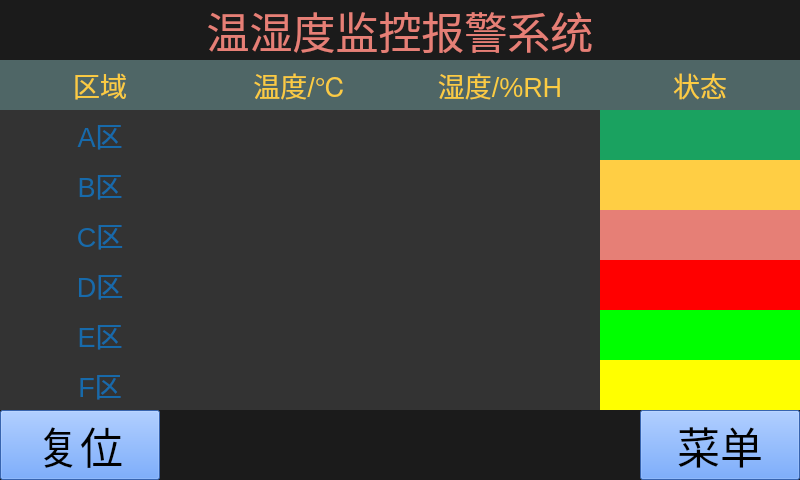
<?xml version="1.0" encoding="UTF-8"?>
<ui version="4.0">
 <class>HomePage</class>
 <widget class="QWidget" name="HomePage">
  <property name="geometry">
   <rect>
    <x>0</x>
    <y>0</y>
    <width>800</width>
    <height>480</height>
   </rect>
  </property>
  <property name="windowTitle">
   <string>HomePage</string>
  </property>
  <property name="styleSheet">
   <string notr="true">background-color: rgb(255, 255, 255);</string>
  </property>
  <widget class="QLabel" name="dStateLabel">
   <property name="geometry">
    <rect>
     <x>600</x>
     <y>260</y>
     <width>200</width>
     <height>50</height>
    </rect>
   </property>
   <property name="font">
    <font>
     <pointsize>20</pointsize>
    </font>
   </property>
   <property name="styleSheet">
    <string notr="true">background-color: rgb(51, 51, 51);
background-color: rgb(255, 0, 0);
color: rgb(124, 177, 74);</string>
   </property>
   <property name="text">
    <string/>
   </property>
   <property name="alignment">
    <set>Qt::AlignCenter</set>
   </property>
  </widget>
  <widget class="QLabel" name="label_31">
   <property name="geometry">
    <rect>
     <x>600</x>
     <y>60</y>
     <width>200</width>
     <height>50</height>
    </rect>
   </property>
   <property name="font">
    <font>
     <pointsize>20</pointsize>
    </font>
   </property>
   <property name="styleSheet">
    <string notr="true">font: 20pt &quot;Ubuntu&quot;;
color: rgb(251, 203, 67);
background-color: rgb(79, 102, 102);</string>
   </property>
   <property name="text">
    <string>状态</string>
   </property>
   <property name="alignment">
    <set>Qt::AlignCenter</set>
   </property>
  </widget>
  <widget class="QLabel" name="label_3">
   <property name="geometry">
    <rect>
     <x>0</x>
     <y>410</y>
     <width>800</width>
     <height>70</height>
    </rect>
   </property>
   <property name="font">
    <font>
     <pointsize>30</pointsize>
    </font>
   </property>
   <property name="styleSheet">
    <string notr="true">color: rgb(211, 219, 43);
background-color: rgb(27, 27, 27);</string>
   </property>
   <property name="text">
    <string/>
   </property>
   <property name="alignment">
    <set>Qt::AlignCenter</set>
   </property>
  </widget>
  <widget class="QLabel" name="fTemperatureLabel">
   <property name="geometry">
    <rect>
     <x>200</x>
     <y>360</y>
     <width>200</width>
     <height>50</height>
    </rect>
   </property>
   <property name="font">
    <font>
     <pointsize>20</pointsize>
    </font>
   </property>
   <property name="styleSheet">
    <string notr="true">background-color: rgb(51, 51, 51);
font: 20pt &quot;Ubuntu&quot;;
color: rgb(113, 170, 61);</string>
   </property>
   <property name="text">
    <string/>
   </property>
   <property name="alignment">
    <set>Qt::AlignCenter</set>
   </property>
  </widget>
  <widget class="QLabel" name="bHumidityLabel">
   <property name="geometry">
    <rect>
     <x>400</x>
     <y>160</y>
     <width>200</width>
     <height>50</height>
    </rect>
   </property>
   <property name="font">
    <font>
     <pointsize>20</pointsize>
    </font>
   </property>
   <property name="styleSheet">
    <string notr="true">background-color: rgb(51, 51, 51);
font: 20pt &quot;Ubuntu&quot;;
color: rgb(113, 170, 61);</string>
   </property>
   <property name="text">
    <string/>
   </property>
   <property name="alignment">
    <set>Qt::AlignCenter</set>
   </property>
  </widget>
  <widget class="QLabel" name="cStateLabel">
   <property name="geometry">
    <rect>
     <x>600</x>
     <y>210</y>
     <width>200</width>
     <height>50</height>
    </rect>
   </property>
   <property name="font">
    <font>
     <pointsize>20</pointsize>
    </font>
   </property>
   <property name="styleSheet">
    <string notr="true">background-color: rgb(51, 51, 51);
background-color: rgb(230, 127, 118);
color: rgb(124, 177, 74);</string>
   </property>
   <property name="text">
    <string/>
   </property>
   <property name="alignment">
    <set>Qt::AlignCenter</set>
   </property>
  </widget>
  <widget class="QLabel" name="label">
   <property name="geometry">
    <rect>
     <x>0</x>
     <y>0</y>
     <width>800</width>
     <height>60</height>
    </rect>
   </property>
   <property name="font">
    <font>
     <pointsize>32</pointsize>
    </font>
   </property>
   <property name="styleSheet">
    <string notr="true">background-color: rgb(27, 27, 27);
color: rgb(230, 127, 118);</string>
   </property>
   <property name="text">
    <string>温湿度监控报警系统</string>
   </property>
   <property name="alignment">
    <set>Qt::AlignCenter</set>
   </property>
  </widget>
  <widget class="QLabel" name="eTemperatureLabel">
   <property name="geometry">
    <rect>
     <x>200</x>
     <y>310</y>
     <width>200</width>
     <height>50</height>
    </rect>
   </property>
   <property name="font">
    <font>
     <pointsize>20</pointsize>
    </font>
   </property>
   <property name="styleSheet">
    <string notr="true">background-color: rgb(51, 51, 51);
font: 20pt &quot;Ubuntu&quot;;
color: rgb(113, 170, 61);</string>
   </property>
   <property name="text">
    <string/>
   </property>
   <property name="alignment">
    <set>Qt::AlignCenter</set>
   </property>
  </widget>
  <widget class="QLabel" name="eStateLabel">
   <property name="geometry">
    <rect>
     <x>600</x>
     <y>310</y>
     <width>200</width>
     <height>50</height>
    </rect>
   </property>
   <property name="font">
    <font>
     <pointsize>20</pointsize>
    </font>
   </property>
   <property name="styleSheet">
    <string notr="true">background-color: rgb(51, 51, 51);
background-color: rgb(0, 255, 0);
color: rgb(124, 177, 74);</string>
   </property>
   <property name="text">
    <string/>
   </property>
   <property name="alignment">
    <set>Qt::AlignCenter</set>
   </property>
  </widget>
  <widget class="QLabel" name="bStateLabel">
   <property name="geometry">
    <rect>
     <x>600</x>
     <y>160</y>
     <width>200</width>
     <height>50</height>
    </rect>
   </property>
   <property name="font">
    <font>
     <pointsize>20</pointsize>
    </font>
   </property>
   <property name="styleSheet">
    <string notr="true">background-color: rgb(51, 51, 51);
background-color: rgb(255, 206, 68);
color: rgb(124, 177, 74);</string>
   </property>
   <property name="text">
    <string/>
   </property>
   <property name="alignment">
    <set>Qt::AlignCenter</set>
   </property>
  </widget>
  <widget class="QLabel" name="cHumidityLabel">
   <property name="geometry">
    <rect>
     <x>400</x>
     <y>210</y>
     <width>200</width>
     <height>50</height>
    </rect>
   </property>
   <property name="font">
    <font>
     <pointsize>20</pointsize>
    </font>
   </property>
   <property name="styleSheet">
    <string notr="true">background-color: rgb(51, 51, 51);
font: 20pt &quot;Ubuntu&quot;;
color: rgb(113, 170, 61);</string>
   </property>
   <property name="text">
    <string/>
   </property>
   <property name="alignment">
    <set>Qt::AlignCenter</set>
   </property>
  </widget>
  <widget class="QLabel" name="label_10">
   <property name="geometry">
    <rect>
     <x>0</x>
     <y>210</y>
     <width>200</width>
     <height>50</height>
    </rect>
   </property>
   <property name="font">
    <font>
     <pointsize>20</pointsize>
    </font>
   </property>
   <property name="styleSheet">
    <string notr="true">background-color: rgb(51, 51, 51);
color: rgb(23, 106, 171);</string>
   </property>
   <property name="text">
    <string>C区</string>
   </property>
   <property name="alignment">
    <set>Qt::AlignCenter</set>
   </property>
  </widget>
  <widget class="QLabel" name="label_16">
   <property name="geometry">
    <rect>
     <x>0</x>
     <y>310</y>
     <width>200</width>
     <height>50</height>
    </rect>
   </property>
   <property name="font">
    <font>
     <pointsize>20</pointsize>
    </font>
   </property>
   <property name="styleSheet">
    <string notr="true">background-color: rgb(51, 51, 51);
color: rgb(23, 106, 171);</string>
   </property>
   <property name="text">
    <string>E区</string>
   </property>
   <property name="alignment">
    <set>Qt::AlignCenter</set>
   </property>
  </widget>
  <widget class="QLabel" name="dTemperatureLabel">
   <property name="geometry">
    <rect>
     <x>200</x>
     <y>260</y>
     <width>200</width>
     <height>50</height>
    </rect>
   </property>
   <property name="font">
    <font>
     <pointsize>20</pointsize>
    </font>
   </property>
   <property name="styleSheet">
    <string notr="true">background-color: rgb(51, 51, 51);
font: 20pt &quot;Ubuntu&quot;;
color: rgb(113, 170, 61);</string>
   </property>
   <property name="text">
    <string/>
   </property>
   <property name="alignment">
    <set>Qt::AlignCenter</set>
   </property>
  </widget>
  <widget class="QLabel" name="fHumidityLabel">
   <property name="geometry">
    <rect>
     <x>400</x>
     <y>360</y>
     <width>200</width>
     <height>50</height>
    </rect>
   </property>
   <property name="font">
    <font>
     <pointsize>20</pointsize>
    </font>
   </property>
   <property name="styleSheet">
    <string notr="true">background-color: rgb(51, 51, 51);
font: 20pt &quot;Ubuntu&quot;;
color: rgb(113, 170, 61);</string>
   </property>
   <property name="text">
    <string/>
   </property>
   <property name="alignment">
    <set>Qt::AlignCenter</set>
   </property>
  </widget>
  <widget class="QPushButton" name="menuPushButton">
   <property name="geometry">
    <rect>
     <x>640</x>
     <y>410</y>
     <width>160</width>
     <height>70</height>
    </rect>
   </property>
   <property name="font">
    <font>
     <family>Ubuntu</family>
     <pointsize>32</pointsize>
     <weight>50</weight>
     <italic>false</italic>
     <bold>false</bold>
    </font>
   </property>
   <property name="styleSheet">
    <string notr="true">background-color: rgb(77, 140, 245);
font: 32pt &quot;Ubuntu&quot;;
color: rgb(0, 0, 0);</string>
   </property>
   <property name="text">
    <string>菜单</string>
   </property>
  </widget>
  <widget class="QPushButton" name="resetPushButton">
   <property name="geometry">
    <rect>
     <x>0</x>
     <y>410</y>
     <width>160</width>
     <height>70</height>
    </rect>
   </property>
   <property name="font">
    <font>
     <family>Ubuntu</family>
     <pointsize>32</pointsize>
     <weight>50</weight>
     <italic>false</italic>
     <bold>false</bold>
    </font>
   </property>
   <property name="styleSheet">
    <string notr="true">background-color: rgb(77, 140, 245);
font: 32pt &quot;Ubuntu&quot;;
color: rgb(0, 0, 0);</string>
   </property>
   <property name="text">
    <string>复位</string>
   </property>
  </widget>
  <widget class="QLabel" name="label_9">
   <property name="geometry">
    <rect>
     <x>0</x>
     <y>160</y>
     <width>200</width>
     <height>50</height>
    </rect>
   </property>
   <property name="font">
    <font>
     <pointsize>20</pointsize>
    </font>
   </property>
   <property name="styleSheet">
    <string notr="true">background-color: rgb(51, 51, 51);
color: rgb(23, 106, 171);</string>
   </property>
   <property name="text">
    <string>B区</string>
   </property>
   <property name="alignment">
    <set>Qt::AlignCenter</set>
   </property>
  </widget>
  <widget class="QPushButton" name="quitPushButton">
   <property name="geometry">
    <rect>
     <x>0</x>
     <y>410</y>
     <width>160</width>
     <height>70</height>
    </rect>
   </property>
   <property name="font">
    <font>
     <family>Ubuntu</family>
     <pointsize>32</pointsize>
     <weight>50</weight>
     <italic>false</italic>
     <bold>false</bold>
    </font>
   </property>
   <property name="styleSheet">
    <string notr="true">background-color: rgb(77, 140, 245);
font: 32pt &quot;Ubuntu&quot;;
color: rgb(0, 0, 0);</string>
   </property>
   <property name="text">
    <string>退出</string>
   </property>
  </widget>
  <widget class="QLabel" name="label_17">
   <property name="geometry">
    <rect>
     <x>0</x>
     <y>360</y>
     <width>200</width>
     <height>50</height>
    </rect>
   </property>
   <property name="font">
    <font>
     <pointsize>20</pointsize>
    </font>
   </property>
   <property name="styleSheet">
    <string notr="true">background-color: rgb(51, 51, 51);
color: rgb(23, 106, 171);</string>
   </property>
   <property name="text">
    <string>F区</string>
   </property>
   <property name="alignment">
    <set>Qt::AlignCenter</set>
   </property>
  </widget>
  <widget class="QLabel" name="aTemperatureLabel">
   <property name="geometry">
    <rect>
     <x>200</x>
     <y>110</y>
     <width>200</width>
     <height>50</height>
    </rect>
   </property>
   <property name="font">
    <font>
     <pointsize>20</pointsize>
    </font>
   </property>
   <property name="styleSheet">
    <string notr="true">background-color: rgb(51, 51, 51);
font: 20pt &quot;Ubuntu&quot;;
color: rgb(113, 170, 61);</string>
   </property>
   <property name="text">
    <string/>
   </property>
   <property name="alignment">
    <set>Qt::AlignCenter</set>
   </property>
  </widget>
  <widget class="QLabel" name="aStateLabel">
   <property name="geometry">
    <rect>
     <x>600</x>
     <y>110</y>
     <width>200</width>
     <height>50</height>
    </rect>
   </property>
   <property name="font">
    <font>
     <pointsize>20</pointsize>
    </font>
   </property>
   <property name="styleSheet">
    <string notr="true">background-color: rgb(51, 51, 51);
background-color: rgb(26, 162, 96);
color: rgb(124, 177, 74);</string>
   </property>
   <property name="text">
    <string/>
   </property>
   <property name="alignment">
    <set>Qt::AlignCenter</set>
   </property>
  </widget>
  <widget class="QLabel" name="fStateLabel">
   <property name="geometry">
    <rect>
     <x>600</x>
     <y>360</y>
     <width>200</width>
     <height>50</height>
    </rect>
   </property>
   <property name="font">
    <font>
     <pointsize>20</pointsize>
    </font>
   </property>
   <property name="styleSheet">
    <string notr="true">background-color: rgb(51, 51, 51);
background-color: rgb(255, 255, 0);
color: rgb(124, 177, 74);</string>
   </property>
   <property name="text">
    <string/>
   </property>
   <property name="alignment">
    <set>Qt::AlignCenter</set>
   </property>
  </widget>
  <widget class="QLabel" name="label_6">
   <property name="geometry">
    <rect>
     <x>200</x>
     <y>60</y>
     <width>200</width>
     <height>50</height>
    </rect>
   </property>
   <property name="font">
    <font>
     <pointsize>20</pointsize>
    </font>
   </property>
   <property name="styleSheet">
    <string notr="true">font: 20pt &quot;Ubuntu&quot;;
color: rgb(251, 203, 67);
background-color: rgb(79, 102, 102);</string>
   </property>
   <property name="text">
    <string>温度/℃</string>
   </property>
   <property name="alignment">
    <set>Qt::AlignCenter</set>
   </property>
  </widget>
  <widget class="QLabel" name="eHumidityLabel">
   <property name="geometry">
    <rect>
     <x>400</x>
     <y>310</y>
     <width>200</width>
     <height>50</height>
    </rect>
   </property>
   <property name="font">
    <font>
     <pointsize>20</pointsize>
    </font>
   </property>
   <property name="styleSheet">
    <string notr="true">background-color: rgb(51, 51, 51);
font: 20pt &quot;Ubuntu&quot;;
color: rgb(113, 170, 61);</string>
   </property>
   <property name="text">
    <string/>
   </property>
   <property name="alignment">
    <set>Qt::AlignCenter</set>
   </property>
  </widget>
  <widget class="QLabel" name="dHumidityLabel">
   <property name="geometry">
    <rect>
     <x>400</x>
     <y>260</y>
     <width>200</width>
     <height>50</height>
    </rect>
   </property>
   <property name="font">
    <font>
     <pointsize>20</pointsize>
    </font>
   </property>
   <property name="styleSheet">
    <string notr="true">background-color: rgb(51, 51, 51);
font: 20pt &quot;Ubuntu&quot;;
color: rgb(113, 170, 61);</string>
   </property>
   <property name="text">
    <string/>
   </property>
   <property name="alignment">
    <set>Qt::AlignCenter</set>
   </property>
  </widget>
  <widget class="QLabel" name="aHumidityLabel">
   <property name="geometry">
    <rect>
     <x>400</x>
     <y>110</y>
     <width>200</width>
     <height>50</height>
    </rect>
   </property>
   <property name="font">
    <font>
     <pointsize>20</pointsize>
    </font>
   </property>
   <property name="styleSheet">
    <string notr="true">background-color: rgb(51, 51, 51);
font: 20pt &quot;Ubuntu&quot;;
color: rgb(113, 170, 61);</string>
   </property>
   <property name="text">
    <string/>
   </property>
   <property name="alignment">
    <set>Qt::AlignCenter</set>
   </property>
  </widget>
  <widget class="QLabel" name="label_15">
   <property name="geometry">
    <rect>
     <x>0</x>
     <y>260</y>
     <width>200</width>
     <height>50</height>
    </rect>
   </property>
   <property name="font">
    <font>
     <pointsize>20</pointsize>
    </font>
   </property>
   <property name="styleSheet">
    <string notr="true">background-color: rgb(51, 51, 51);
color: rgb(23, 106, 171);</string>
   </property>
   <property name="text">
    <string>D区</string>
   </property>
   <property name="alignment">
    <set>Qt::AlignCenter</set>
   </property>
  </widget>
  <widget class="QLabel" name="label_11">
   <property name="geometry">
    <rect>
     <x>400</x>
     <y>60</y>
     <width>200</width>
     <height>50</height>
    </rect>
   </property>
   <property name="font">
    <font>
     <pointsize>20</pointsize>
    </font>
   </property>
   <property name="styleSheet">
    <string notr="true">font: 20pt &quot;Ubuntu&quot;;
color: rgb(251, 203, 67);
background-color: rgb(79, 102, 102);</string>
   </property>
   <property name="text">
    <string>湿度/%RH</string>
   </property>
   <property name="alignment">
    <set>Qt::AlignCenter</set>
   </property>
  </widget>
  <widget class="QLabel" name="label_5">
   <property name="geometry">
    <rect>
     <x>0</x>
     <y>60</y>
     <width>200</width>
     <height>50</height>
    </rect>
   </property>
   <property name="font">
    <font>
     <pointsize>20</pointsize>
    </font>
   </property>
   <property name="styleSheet">
    <string notr="true">font: 20pt &quot;Ubuntu&quot;;
color: rgb(251, 203, 67);
background-color: rgb(79, 102, 102);</string>
   </property>
   <property name="text">
    <string>区域</string>
   </property>
   <property name="alignment">
    <set>Qt::AlignCenter</set>
   </property>
  </widget>
  <widget class="QLabel" name="label_8">
   <property name="geometry">
    <rect>
     <x>0</x>
     <y>110</y>
     <width>200</width>
     <height>50</height>
    </rect>
   </property>
   <property name="font">
    <font>
     <pointsize>20</pointsize>
    </font>
   </property>
   <property name="styleSheet">
    <string notr="true">background-color: rgb(51, 51, 51);
color: rgb(23, 106, 171);</string>
   </property>
   <property name="text">
    <string>A区</string>
   </property>
   <property name="alignment">
    <set>Qt::AlignCenter</set>
   </property>
  </widget>
  <widget class="QLabel" name="bTemperatureLabel">
   <property name="geometry">
    <rect>
     <x>200</x>
     <y>160</y>
     <width>200</width>
     <height>50</height>
    </rect>
   </property>
   <property name="font">
    <font>
     <pointsize>20</pointsize>
    </font>
   </property>
   <property name="styleSheet">
    <string notr="true">background-color: rgb(51, 51, 51);
font: 20pt &quot;Ubuntu&quot;;
color: rgb(113, 170, 61);</string>
   </property>
   <property name="text">
    <string/>
   </property>
   <property name="alignment">
    <set>Qt::AlignCenter</set>
   </property>
  </widget>
  <widget class="QLabel" name="cTemperatureLabel">
   <property name="geometry">
    <rect>
     <x>200</x>
     <y>210</y>
     <width>200</width>
     <height>50</height>
    </rect>
   </property>
   <property name="font">
    <font>
     <pointsize>20</pointsize>
    </font>
   </property>
   <property name="styleSheet">
    <string notr="true">background-color: rgb(51, 51, 51);
font: 20pt &quot;Ubuntu&quot;;
color: rgb(113, 170, 61);</string>
   </property>
   <property name="text">
    <string/>
   </property>
   <property name="alignment">
    <set>Qt::AlignCenter</set>
   </property>
  </widget>
  <zorder>quitPushButton</zorder>
  <zorder>dStateLabel</zorder>
  <zorder>label_31</zorder>
  <zorder>label_3</zorder>
  <zorder>fTemperatureLabel</zorder>
  <zorder>bHumidityLabel</zorder>
  <zorder>cStateLabel</zorder>
  <zorder>label</zorder>
  <zorder>eTemperatureLabel</zorder>
  <zorder>eStateLabel</zorder>
  <zorder>bStateLabel</zorder>
  <zorder>cHumidityLabel</zorder>
  <zorder>label_10</zorder>
  <zorder>label_16</zorder>
  <zorder>dTemperatureLabel</zorder>
  <zorder>fHumidityLabel</zorder>
  <zorder>menuPushButton</zorder>
  <zorder>resetPushButton</zorder>
  <zorder>label_9</zorder>
  <zorder>label_17</zorder>
  <zorder>aTemperatureLabel</zorder>
  <zorder>aStateLabel</zorder>
  <zorder>fStateLabel</zorder>
  <zorder>label_6</zorder>
  <zorder>eHumidityLabel</zorder>
  <zorder>dHumidityLabel</zorder>
  <zorder>aHumidityLabel</zorder>
  <zorder>label_15</zorder>
  <zorder>label_11</zorder>
  <zorder>label_5</zorder>
  <zorder>label_8</zorder>
  <zorder>bTemperatureLabel</zorder>
  <zorder>cTemperatureLabel</zorder>
 </widget>
 <layoutdefault spacing="6" margin="11"/>
 <resources/>
 <connections/>
</ui>
